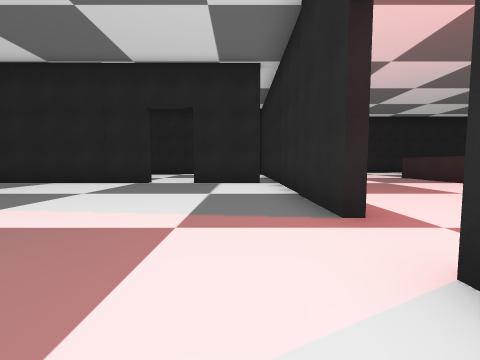
View 1 (above)

18 first-person views from a walk through a scene from a Unity 3-D project. The camera is 1.2 m above the floor, tilts 4° down and sees 90° across. The floor is counted in squares, 2 m on a side. Each view is taken from the middle of a square. On the plan, view 1 faces up. The plan holds only what a view shows up to about 9 squares ahead; the rest is blank. The place goes on beyond the plan. The player character is not drawn.

View 2
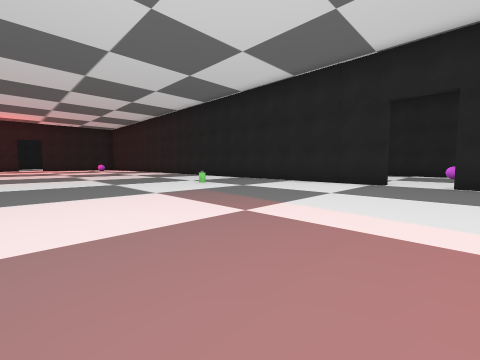

View 3
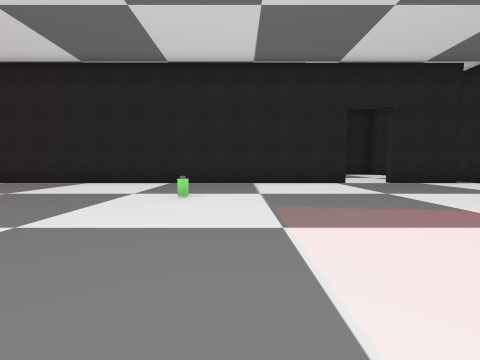

View 4
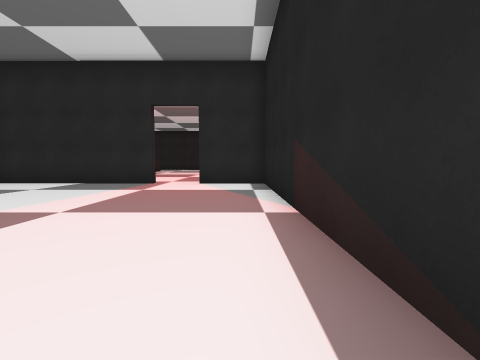

View 5
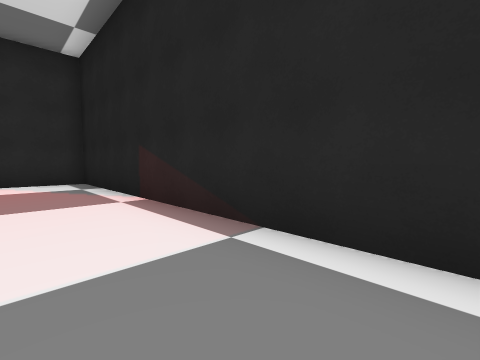

View 6
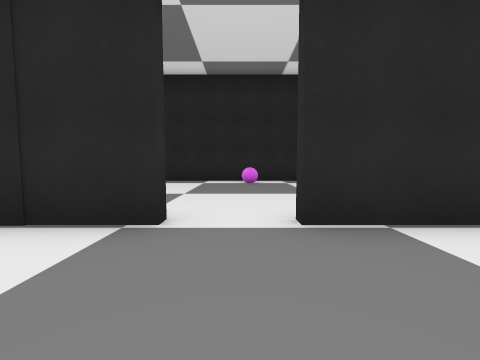

View 7
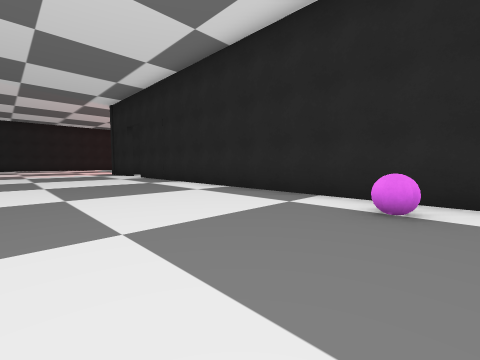

View 8
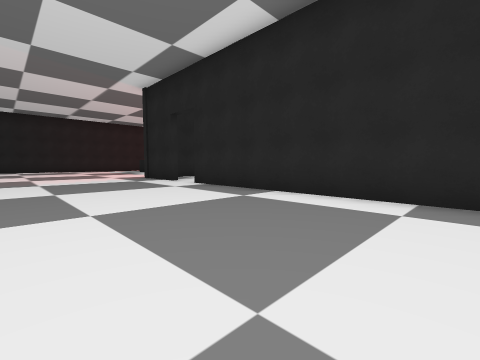

View 9
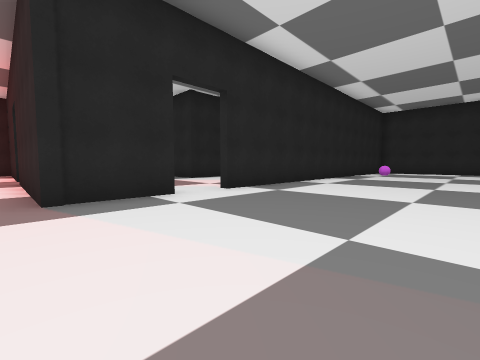

View 10
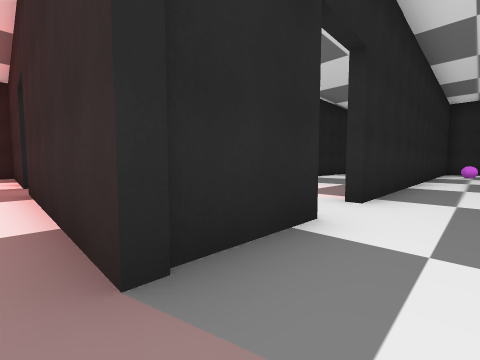

View 11
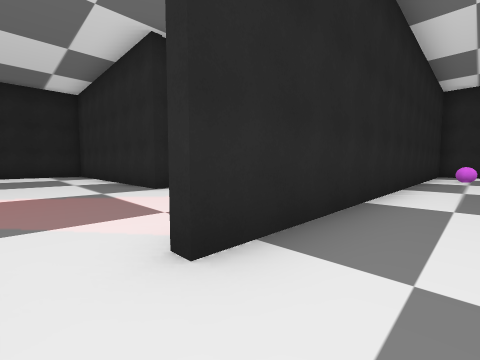

View 12
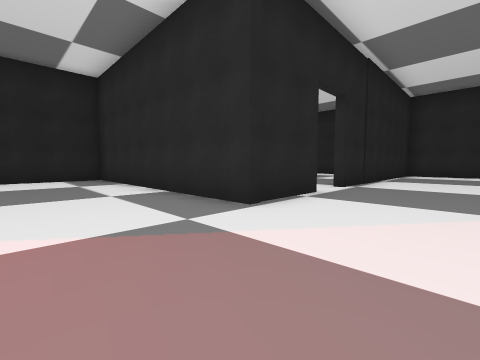

View 13
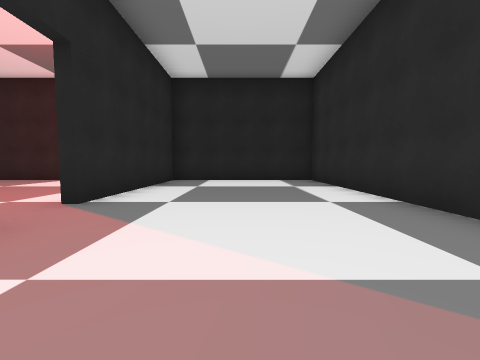

View 14
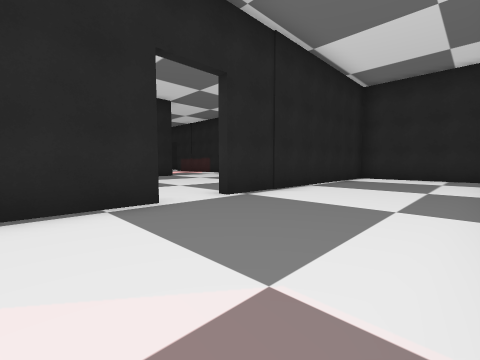

View 15
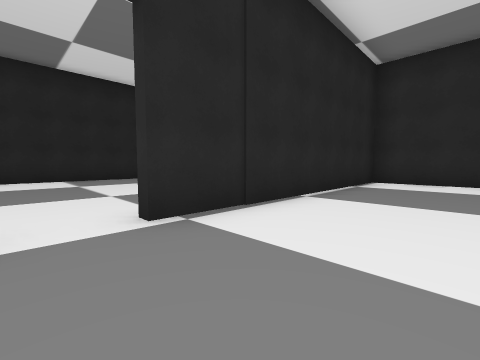

View 16
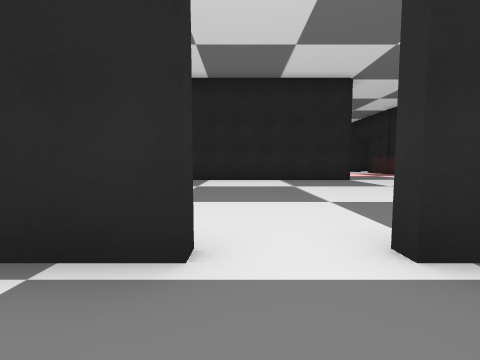

View 17
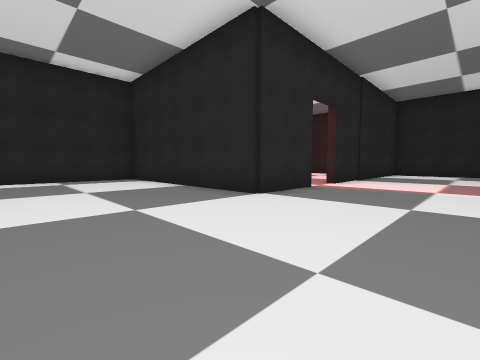

View 18
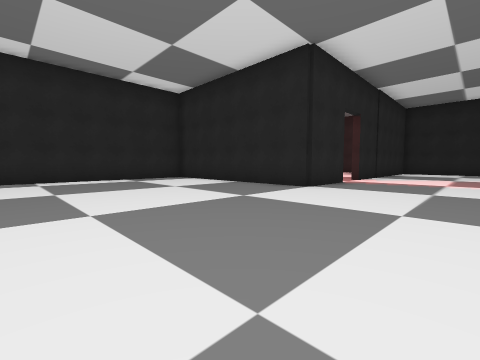

### Floor plan
Points are (right, up) in squares from view 1. A wall is a line through its corners. A room is listed if a view was taken in it or the views show most of it. See-through windows are left out.
Room 1 (views 1, 2, 3, 4, 5, 6)
walls: (-7.1, -0.7) (1.1, -0.7) (1.1, 1.2); (-2.8, 7.3) (-13.4, 7.3); (1.1, 2.5) (1.1, 8.9); (0.6, 7.3) (-1.5, 7.3)
ways out: opening at (-2, 8) to room 2; opening at (1, 2)
objects: other object (-7, 4)
Room 2 (views 7, 8, 9, 10, 11)
walls: (-12.5, 13.2) (-14.6, 13.2) (-14.6, 18.1); (0, 13.2) (-11.2, 13.2); (-14.6, 19.5) (-14.6, 24.2)
ways out: opening at (-2, 8) to room 1; opening at (-14, 19) to room 3; opening at (-12, 13) to room 3
objects: ball (-2, 12)
Room 3 (views 12, 13, 14, 15, 16)
walls: (-7.2, 17.4) (-9.4, 17.4) (-9.4, 24.5) (-14.4, 24.5) (-14.4, 19.5); (1.1, 14) (1.1, 17.4) (-6, 17.4)
ways out: opening at (-14, 19) to room 2; opening at (-12, 13) to room 2; opening at (-6.5, 18) to room 4
Room 4 (views 17, 18)
walls: (-3, 26.8) (-3, 24.5) (-9.2, 24.5) (-9.2, 18.9); (-3, 30.8) (-3, 28)
ways out: opening at (-6.5, 18) to room 3; opening at (-3, 27.5)

Positions as (right, up) in squares from view 1, and headings:
1: (0, 0), facing up
2: (-1, 0), facing up-left
3: (-6, 0), facing up
4: (-6, 0), facing right
5: (-7, 1), facing down-right
6: (-2, 5), facing up
7: (-1, 9), facing up-left
8: (-5, 9), facing up-left
9: (-15, 9), facing up-right
10: (-15, 12), facing up-right
11: (-12, 12), facing up-right
12: (-12, 15), facing up-right
13: (-12, 16), facing up
14: (-9, 14), facing up-right
15: (-7, 15), facing up-right
16: (-7, 16), facing up
17: (0, 21), facing up-left
18: (0, 19), facing up-left
